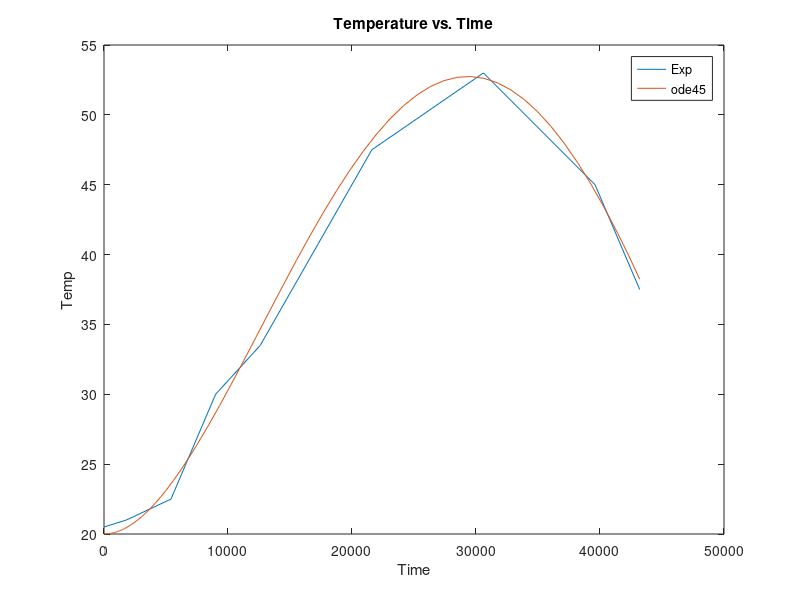

Reproduce this figure in MATLAB.
format long
clear 
mdot=0.1;
ht=10;
At=2;
C=4180;
hcoil=150;
Acoil=0.5;
Tin=@(t) 20 + 50*sin(pi*t/43200);
M=200;
Tinf=20;

f = @(t, T) (-2*mdot*C*Acoil*hcoil*(T-Tin(t))/(Acoil*hcoil+2*C*mdot)-ht*At*(T-Tinf))/(M*C);


[t1,T1] = ode45(f,[0 12*3600], 20);

texp = [0.0, 0.5, 1.5, 2.5, 3.5, 6.0, 8.5, 11.0, 12.0]*3600;
Texp = [20.5, 21.0, 22.5, 30.0, 33.5, 47.5, 53.0, 45.0, 37.5];

plot(texp, Texp)
hold on 
plot(t1, T1) 
legend('Exp', 'ode45')

xlabel('Time')
ylabel('Temp')
title('Temperature vs. Time')


